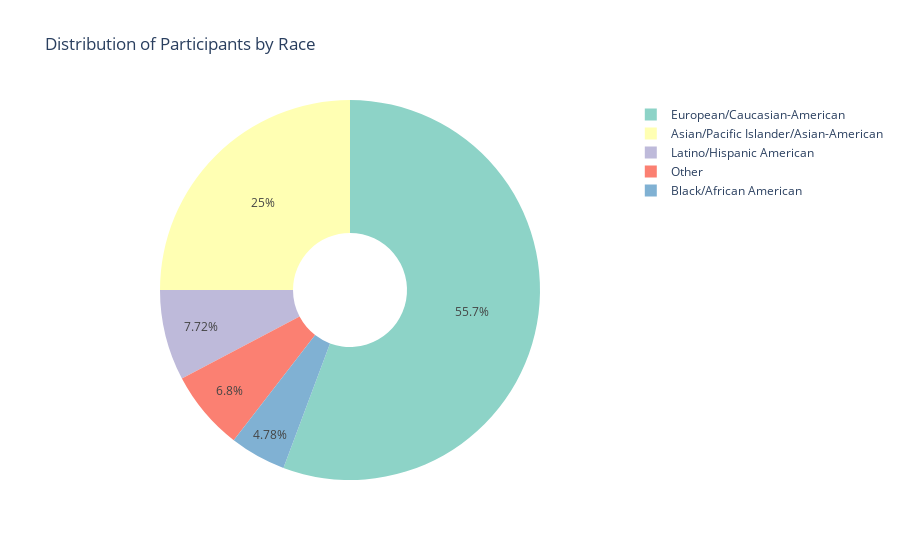

The cell this chart's notebook holds for it:
### Markdown cell above
Now we can visualise the distribution:

### Code cell
# Convert race percentages to a DataFrame
race_distribution = race_percentages.reset_index()
race_distribution.columns = ["Race", "Percentage"]

# Create a pie chart
fig = px.pie(race_distribution, 
             names="Race",  # Labels (races)
             values="Percentage",  # Percentages
             title="Distribution of Participants by Race",
             hole=0.3,  # Adjust to 0 for a full pie chart, or 0.3 for a donut chart
             color_discrete_sequence=px.colors.qualitative.Set3)  # Custom color scheme (optional)

# Display the pie chart
fig.show()

### Figure 1 — Plotly figure (JSON) as saved in the notebook; plotly's stock layout.template omitted (floating-point values rounded to 4 significant figures)
{"data": [{"domain": {"x": [0, 1], "y": [0, 1]}, "hole": 0.3, "hovertemplate": "Race=%{label}<br>Percentage=%{value}<extra></extra>", "labels": ["European/Caucasian-American", "Asian/Pacific Islander/Asian-American", "Latino/Hispanic American", "Other", "Black/African American"], "legendgroup": "", "name": "", "showlegend": true, "type": "pie", "values": [55.7, 25, 7.721, 6.801, 4.779]}], "layout": {"legend": {"tracegroupgap": 0}, "piecolorway": ["rgb(141,211,199)", "rgb(255,255,179)", "rgb(190,186,218)", "rgb(251,128,114)", "rgb(128,177,211)", "rgb(253,180,98)", "rgb(179,222,105)", "rgb(252,205,229)", "rgb(217,217,217)", "rgb(188,128,189)", "rgb(204,235,197)", "rgb(255,237,111)"], "title": {"text": "Distribution of Participants by Race"}}}
